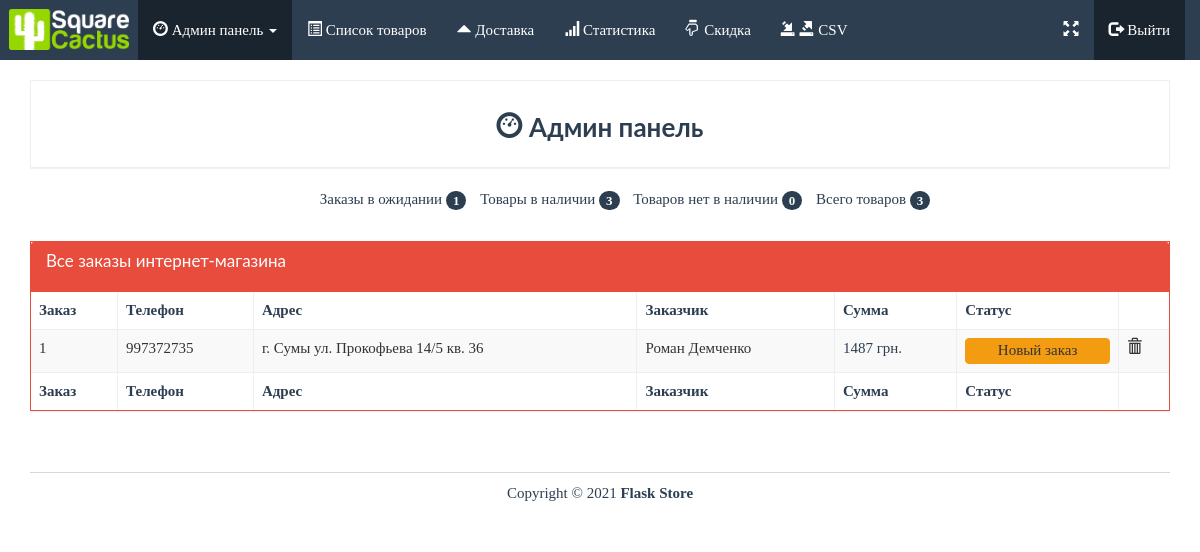
The page /admin (signed in) on the database its author committed.
### app.py (models this page shows, shortened)
class Order(db.Model):
    id = db.Column(db.Integer, primary_key=True)
    reference = db.Column(db.String(5))
    first_name = db.Column(db.String(20))
    last_name = db.Column(db.String(20))
    phone_number = db.Column(db.Integer)
    email = db.Column(db.String(50))
    address = db.Column(db.String(100))
    city = db.Column(db.String(100))
    state = db.Column(db.String(20))
    country = db.Column(db.String(20))
    status = db.Column(db.String(10))
    payment_type = db.Column(db.String(10))
    items = db.relationship('Order_Item', backref='order', lazy=True)
    def order_total(self):
        ship_price = Shipping.query.first()
        shipping = ship_price.price
        return db.session.query(db.func.sum(Order_Item.quantity * Product.price)).join(Product).filter(Order_Item.order_id == self.id).scalar() + shipping

class Shipping(db.Model):
    id = db.Column(db.Integer, primary_key=True)
    price = db.Column(db.Integer)

### app.py (the view)
@app.route('/admin')
@login_required
def admin():
    products = Product.query.all()
    products_in_stock = Product.query.filter(Product.stock > 0).count()
    orders = Order.query.all()
    count_cart = check_count()
    return render_template('admin/index.html', admin=True, count_cart=count_cart, products=products, products_in_stock=products_in_stock, orders=orders)

### app.py (called while the page is built)
def check_count():
    count_cart = 0
    if 'cart' in session:
        for item in session['cart']:
            quantity = int(item['quantity'])
            count_cart += quantity
    else:
        count_cart = 0
    return count_cart

### templates/admin/index.html (shortened to what this page needs)
{% extends "base.html" %}
{% block body %}
<div class="row pad">
	<div class="col-lg-12">
		<div class="panel panel-default">
			<div class="panel-body text-center">
				<h3 class="bold"><i class="glyphicon glyphicon-dashboard"></i> Админ панель</h3>
			</div>
		</div>
	</div>
	<div class="col-lg-12">
		<ul class="summary">
			<li class="">Заказы в ожидании <span class="badge">{{ orders|length }}</span></li>
			<li class="">Товары в наличии <span class="badge">{{ products_in_stock }}</span></li>
			<li class="">Товаров нет в наличии <span class="badge">{{ products|length - products_in_stock }}</span></li>
			<li class="">Всего товаров <span class="badge">{{ products|length }}</span></li>
		</ul>
	</div>
</div>
    <div class="row pad">
	<div class="col-lg-12 pad">
    <div class="panel panel-danger">
    <div class="panel-heading">
				<h3 class="panel-title">Все заказы интернет-магазина</h3>
			</div>
        {% if orders|length > 0 %}
<table id="example" class="table table-striped table-bordered center" style="width:100%;">
        <thead>
            <tr>
                <th>Заказ</th>
                <th>Телефон</th>
                <th>Адрес</th>
                <th>Заказчик</th>
                <th>Сумма</th>
                <th>Статус</th>
                <th></th>
            </tr>
        </thead>
        <tbody>
{% for order in orders %}
    <tr>
        <td><a href="{{ url_for('order', order_id=order.id) }}">{{ order.id }}</a></td>
                                <td><a href="{{ url_for('order', order_id=order.id) }}">{{ order.phone_number }}</a></td>
    <td><a href="{{ url_for('order', order_id=order.id) }}">{{ order.address }}</a> </td>
        <td><a href="{{ url_for('order', order_id=order.id) }}">{{ order.first_name + ' ' + order.last_name }}</a></td>
                                <td>{{ order.order_total() }} грн.</td>
                                <td>
                                    <div class="order-template alert alert-{% if order.status == 'Отменен'%}danger{% elif order.status == 'Выполнен'%}success{% elif order.status == 'Новый заказ'%}warning{% elif order.status == 'Оплачен'%}primary{% elif order.status == 'Отправлен'%}dark{% endif %}" role="alert"><a href="{{ url_for('order', order_id=order.id) }}">{{ order.status }}</a></div>
                                </td>
                                <td><a href="{{ url_for('remove_order', id=order.id) }}"><i class="glyphicon glyphicon-trash "></i></a></td>
            </tr>
{% endfor %}
        </tbody>
        <tfoot>
            <tr>
                <th>Заказ</th>
                <th>Телефон</th>
                <th>Адрес</th>
                <th>Заказчик</th>
                <th>Сумма</th>
                <th>Статус</th>
                <th></th>
            </tr>
        </tfoot>
    </table>
    {% else %}
    <h4>У вас нет записей</h4>
    {% endif %}
    </div>
    </div>
    </div>
{% endblock %}

### static/css/styles.css (style rules this page uses)
body { font-family: Ubuntu, verdana, georgia, serif, sans-serif; }
a, a:hover, a:active, a:focus, a:visited { text-decoration: none; }
.bold { font-weight: bolder !important; }
table { width: 100%; }
div.panel, .btn, .navbar { border-radius: 0; }
.pad { margin-top: 10px !important; }
div.panel-body { padding-top: 10px; }
.panel-title { margin-bottom: 10px; }
ul.summary { list-style-type: none; text-align: center; }
ul.summary > li { display: inline-block; padding-left: 10px; }
.order-template { padding: 1px; margin-bottom: 0px; text-align: center; }
table a:not(.btn), .table a:not(.btn) { text-decoration: none; }
.order-template a { color:#fff; }
table a:not(.btn), .table a:not(.btn) { text-decoration: none; color: #333; }

### rows shown on the page
Order: id "1", phone_number "997372735", address "г. Сумы ул. Прокофьева 14/5 кв. 36", first_name+last_name "Роман Демченко", order_total "1487", status "Новый заказ"

### other values the page prints
{{ orders|length }} "1"
{{ products_in_stock }} "3"
{{ products|length - products_in_stock }} "0"
{{ products|length }} "3"
